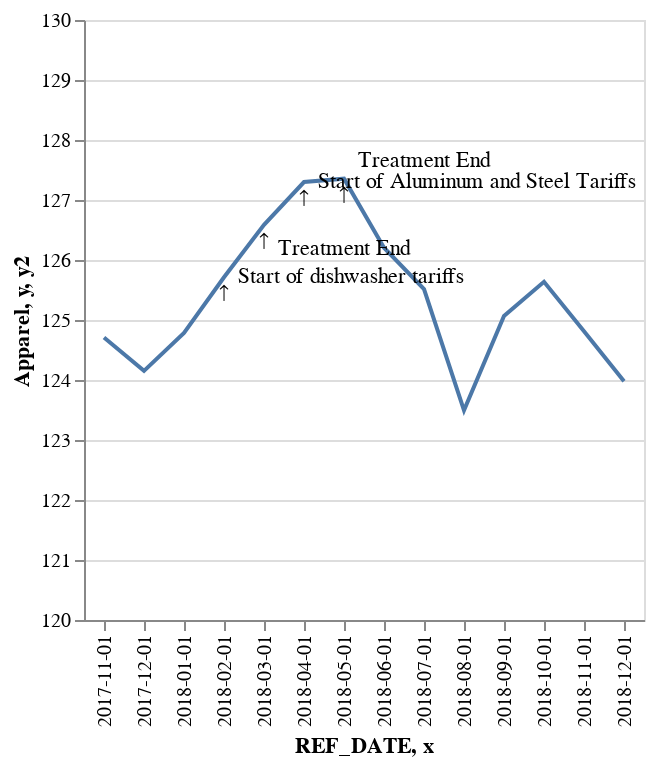

The notebook cell this image was saved under:
### Code cell
return_chart(df_treatment, 'Apparel', 120, 130)
